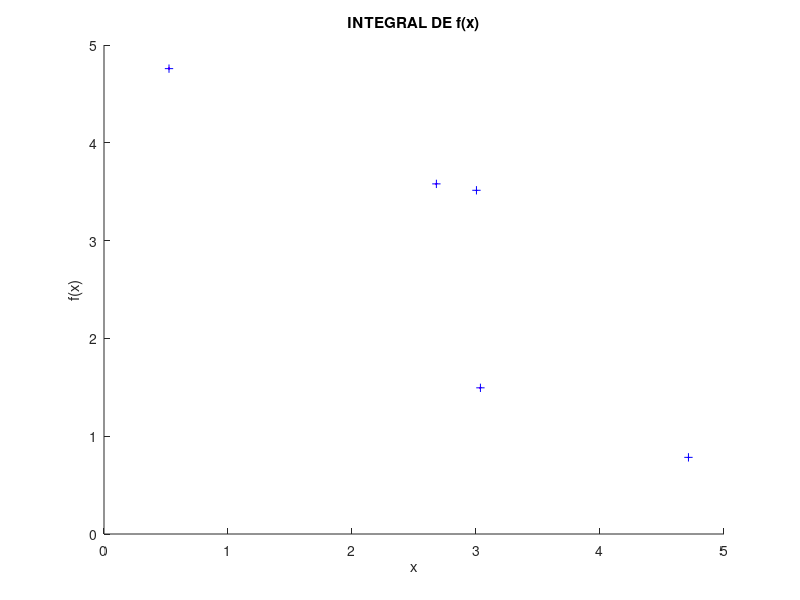

Recreate this plot in MATLAB.
% calculo de el movimeinto  Rectilineo uniforme por medio del metodo
% montecarlo 

N=input('INGRESE EL NUMERO DE PRUEBAS :');
v0=0
tf=input('INGRESE EL TIEMPO FINAL :');
x0=input('DESLPLAZAMIENTO INICIAL :');

funcion_velocidad=@(x)(x0+(v0*tf));

C=0;
for i=1:N
    x=rand*tf;
    y=rand*tf;
    z=x0+(v0*tf)
    
    %graficar
    hold on
    plot(x,y,'m')
    if y<=z;
        C=C+1
        plot(x,y,'b+')
    end
xlabel('x'); 
ylabel('f(x)');
title('INTEGRAL DE f(x)')
hold off
end
    